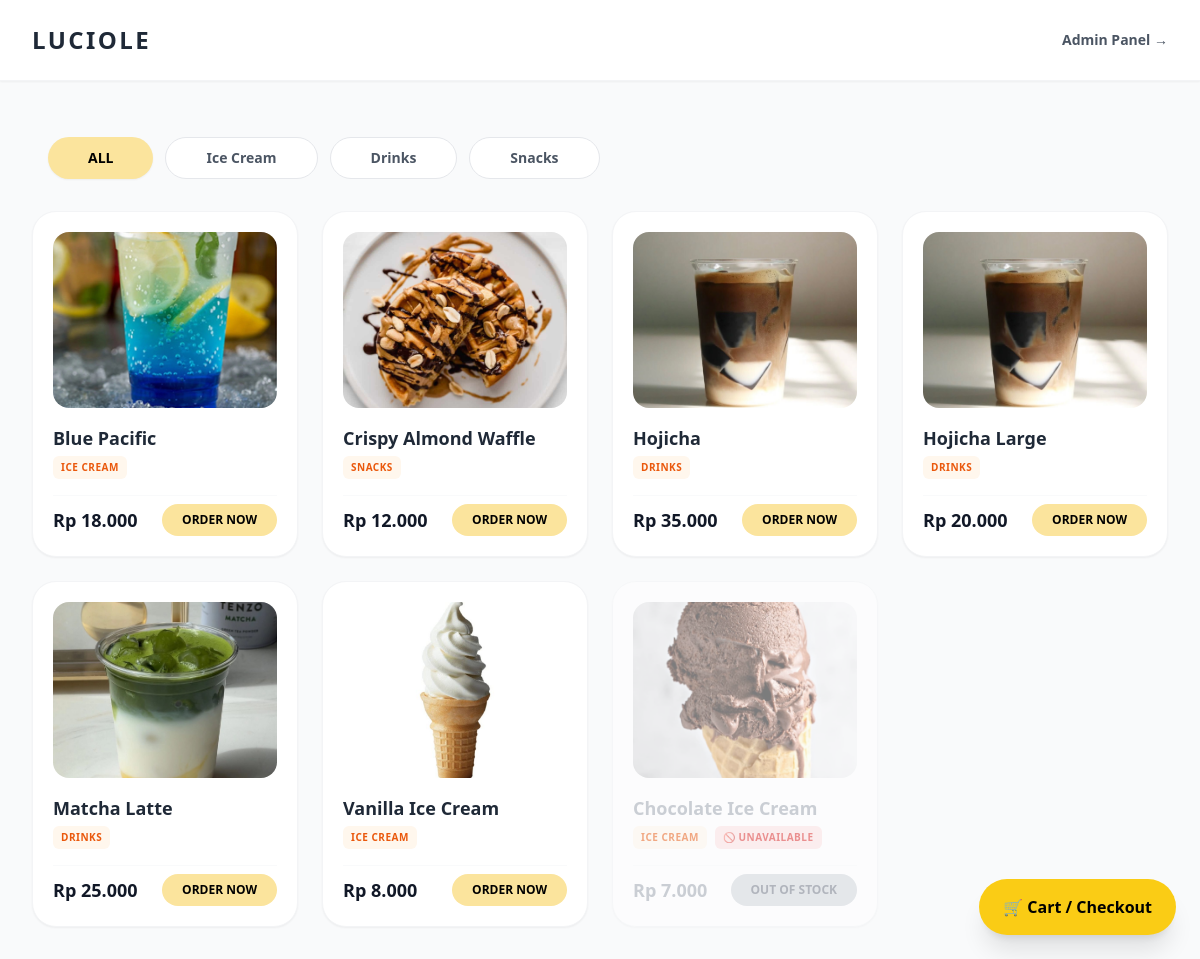
The page / on the database its author committed.
### tables this page shows
CREATE TABLE `menu` (
  `menu_id` int(11) NOT NULL,
  `menu_name` varchar(255) NOT NULL,
  `price` int(11) DEFAULT NULL,
  `category` enum('Ice Cream','Drinks','Snacks') NOT NULL,
  `qty` int(11) NOT NULL DEFAULT 0,
  `status` enum('Available','Sold Out') NOT NULL DEFAULT 'Available',
  `image` varchar(255) DEFAULT NULL
);

### index.php (the view, shortened to what this page needs)
<?php
include 'koneksi.php';
$query = "SELECT * FROM Menu ORDER BY CASE WHEN status = 'Available' AND qty > 0 THEN 1 ELSE 2 END ASC, menu_name ASC";
$result = mysqli_query($conn, $query);
?>
<!DOCTYPE html>
<html lang="en">
<head>
    <script src="https://cdn.tailwindcss.com"></script>
</head>
<body class="bg-gray-50 font-sans min-h-screen">
    <nav class="bg-white sticky top-0 shadow-sm px-8 py-6 flex items-center justify-between z-50 border-b border-gray-100">
        <div class="text-2xl font-bold tracking-widest text-gray-800">LUCIOLE</div>
        <div class="flex items-center space-x-6">
    <a href="dashboard.php" class="text-sm font-semibold text-gray-600 hover:text-black transition">
        Admin Panel &rarr;
    </a>
</div>
    </nav>
    <section class="p-8 max-w-7xl mx-auto">
        <div class="flex gap-3 my-6 overflow-x-auto pb-2 px-4 scrollbar-none whitespace-nowrap">
            <button onclick="filterCategory('ALL')" class="category-btn px-10 py-2.5 rounded-full bg-[#FBE49D] text-black font-semibold shadow-sm text-sm transition-all duration-200">ALL</button>
            <button onclick="filterCategory('Ice Cream')" class="category-btn px-10 py-2.5 rounded-full bg-white border text-gray-600 font-semibold text-sm hover:bg-gray-50 transition-all duration-200">Ice Cream</button>
            <button onclick="filterCategory('Drinks')" class="category-btn px-10 py-2.5 rounded-full bg-white border text-gray-600 font-semibold text-sm hover:bg-gray-50 transition-all duration-200">Drinks</button>
            <button onclick="filterCategory('Snacks')" class="category-btn px-10 py-2.5 rounded-full bg-white border text-gray-600 font-semibold text-sm hover:bg-gray-50 transition-all duration-200">Snacks</button>
        </div>
         <div class="grid grid-cols-1 sm:grid-cols-2 lg:grid-cols-4 gap-6">
            <?php if(mysqli_num_rows($result) > 0): ?>
                <?php while($row = mysqli_fetch_assoc($result)):
                    $is_available = ($row['status'] == 'Available' && $row['qty'] > 0);
                    $menu_price = $row['price'];
                ?>
                    <div class="menu-item bg-white rounded-3xl overflow-hidden shadow-sm hover:shadow-md transition duration-300 flex flex-col justify-between border border-gray-100 p-5 <?= !$is_available ? 'opacity-50 bg-gray-50' : ''; ?>"
                         data-category="<?= $row['category']; ?>">
                        <div class="w-full h-44 rounded-2xl overflow-hidden mb-4">
    <?php if(!empty($row['image'])): ?>
        <img src="uploads/<?= htmlspecialchars($row['image']); ?>"
             alt="<?= htmlspecialchars($row['menu_name']); ?>"
             class="w-full h-full object-cover">
    <?php endif; ?>
</div>
                        <div class="mb-4">
                            <h3 class="text-lg font-bold <?= $is_available ? 'text-gray-800' : 'text-gray-400'; ?> mb-1">
                                <?= htmlspecialchars($row['menu_name']); ?>
                            </h3>
                            <div class="flex gap-2 items-center">
                                <span class="text-[10px] uppercase tracking-wider bg-orange-50 text-orange-600 font-bold px-2 py-1 rounded-md">
                                    <?= $row['category']; ?>
                                </span>
                                <?php if(!$is_available): ?>
                                    <span class="text-[10px] uppercase tracking-wider bg-red-100 text-red-600 font-bold px-2 py-1 rounded-md">
                                        🚫 UNAVAILABLE
                                    </span>
                                <?php endif; ?>
                            </div>
                        </div>
                        <div class="flex items-center justify-between mt-auto pt-2 border-t border-gray-50">
                            <span class="text-lg font-extrabold <?= $is_available ? 'text-gray-900' : 'text-gray-400'; ?>">Rp <?= number_format($menu_price, 0, ',', '.'); ?></span>
                            <?php if($is_available): ?>
                                <button type="button"
                                        onclick="openModal('<?= $row['menu_id']; ?>', '<?= addslashes($row['menu_name']); ?>', <?= $menu_price; ?>, <?= $row['qty']; ?>)"
                                        class="px-5 py-2 bg-[#FBE49D] hover:bg-yellow-400 text-black font-bold text-xs rounded-full transition transform active:scale-95">
                                    ORDER NOW
                                </button>
                            <?php else: ?>
                                <button type="button" class="px-5 py-2 bg-gray-300 text-gray-500 font-bold text-xs rounded-full cursor-not-allowed" disabled>
                                    OUT OF STOCK
                                </button>
                            <?php endif; ?>
                        </div>
                    </div>
                <?php endwhile; ?>
            <?php else: ?>
                <div class="col-span-full text-center py-16 bg-white rounded-2xl border border-dashed">
                    <p class="text-gray-400 text-sm">Belum ada menu di database.</p>
                </div>
            <?php endif; ?>
         </div>
    </section>
<a href="confirm_checkout.php"
   class="fixed bottom-6 right-6 bg-yellow-400 hover:bg-yellow-500 px-6 py-4 rounded-full font-black shadow-xl z-50">
    🛒 Cart / Checkout
</a>
</body>
</html>

### rows shown on the page
menu: image (picture), menu_name "Blue Pacific", category "ICE CREAM", price "18.000"
menu: image (picture), menu_name "Crispy Almond Waffle", category "SNACKS", price "12.000"
menu: image (picture), menu_name "Hojicha", category "DRINKS", price "35.000"
menu: image (picture), menu_name "Hojicha Large", category "DRINKS", price "20.000"
menu: image (picture), menu_name "Matcha Latte", category "DRINKS", price "25.000"
menu: image (picture), menu_name "Vanilla Ice Cream", category "ICE CREAM", price "8.000"
menu: image (picture), menu_name "Chocolate Ice Cream", category "ICE CREAM", status "🚫 UNAVAILABLE", price "7.000"
